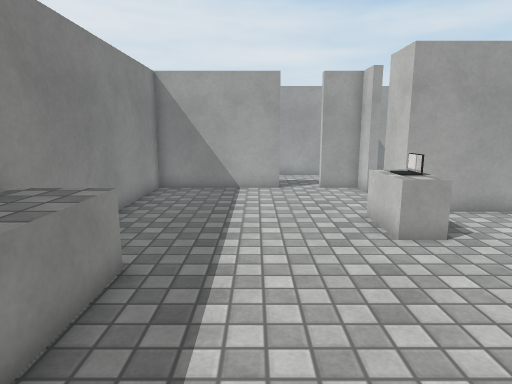
view 1 (above)

12 first-person views from a walk through a Unity game level. The camera is 1.3 m above the floor, tilts 10° down and sees 75° across. The floor is counted in squares, 0.5 m on a side. Each view is taken from the middle of a square. On the plan, view 1 faces up. The plan holds only what a view shows up to about 20 squares ahead; the rest is blank. Surface patterns are stand-ins for the level's own textures.

view 2
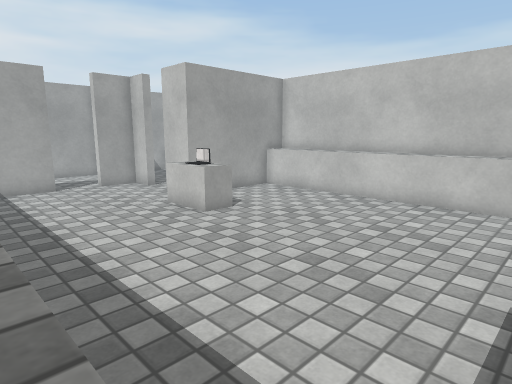

view 3
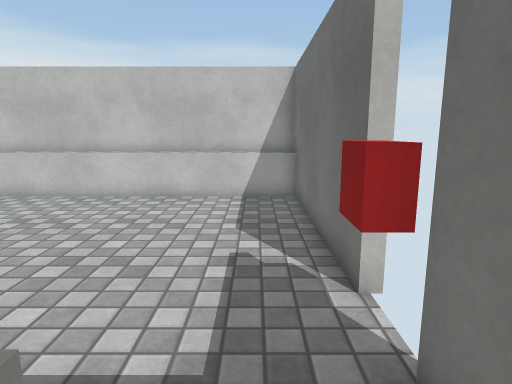

view 4
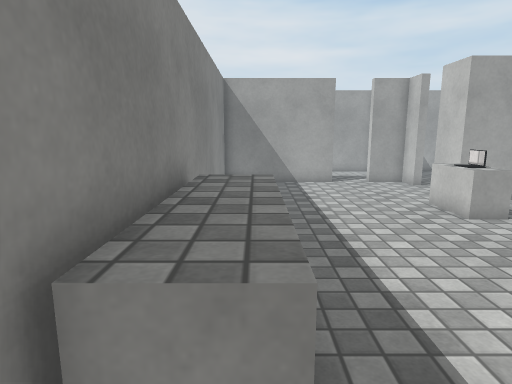

view 5
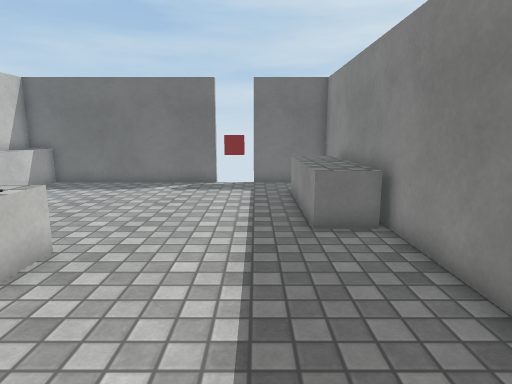

view 6
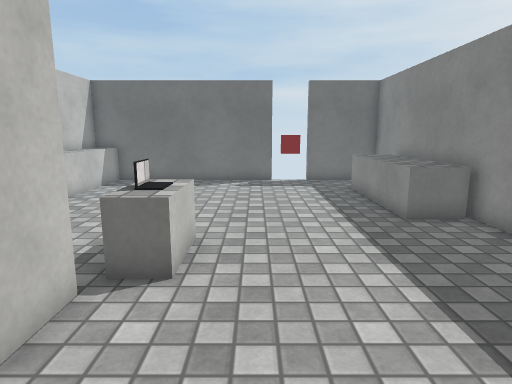

view 7
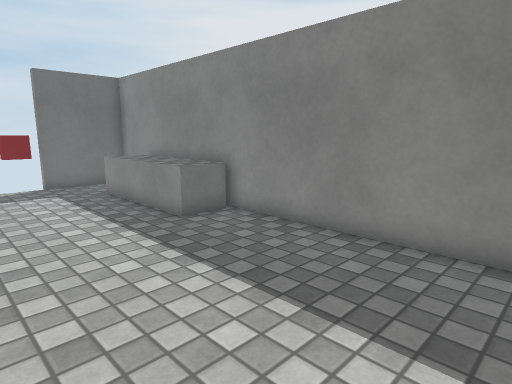

view 8
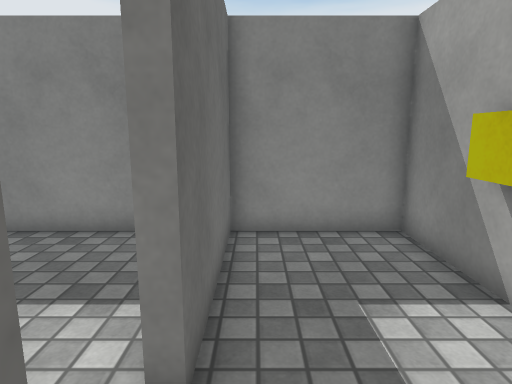

view 9
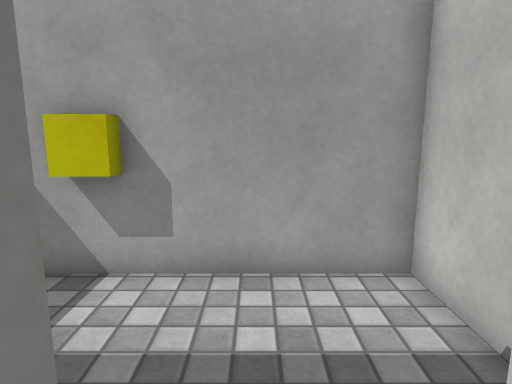

view 10
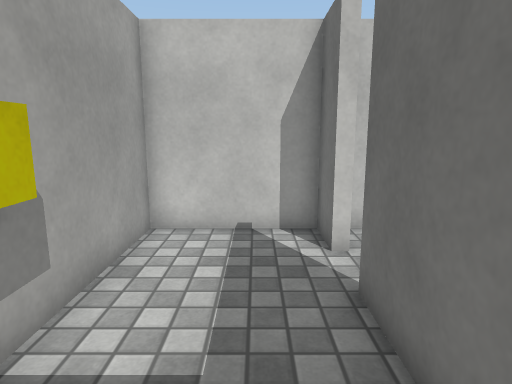

view 11
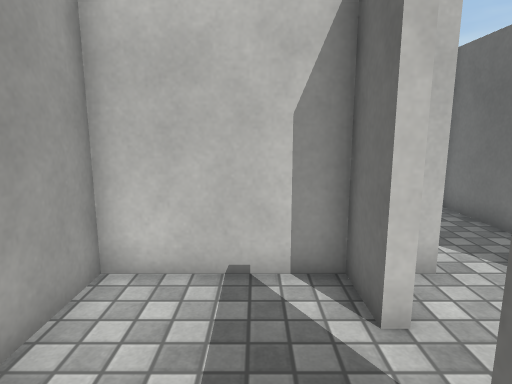

view 12
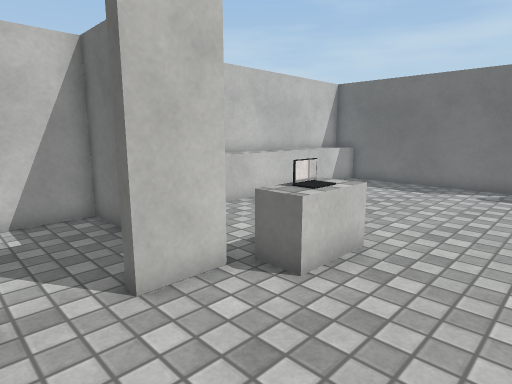

### Floor plan
Key: @ floor where view 1 was taken; # wall or solid block; x gap in a wall; . floor; ^ raised ledge; O other object.
Columns run from 5 left of view 1 to 11 right of it. Each row starts with its distance up from view 1.
 21 ####O######
 20 #...O.....#
 19 #.........#
 18 #.........#
 17 #.........#
 16 #######..##
 15 #.........#
 14 #..........
 13 #.........#
 12 #.........#
 11 #.........#######
 10 #........OO....^#
  9 #........OO....^#
  8 #........OO....^#
  7 #..............^#
  6 #^^............^#
  5 #^^............^#
  4 #^^............^#
  3 #^^............^#
  2 #^^............^#
  1 #^^............^#
  0 #^^..@.........^#
 -1 #..............^#
 -2 # ...O.........^#
 -3 ####xOx##########

Positions as (right, up) in squares from view 1, and headings:
1: (0, 0), facing up
2: (-3, -1), facing up-right
3: (-4, -1), facing right
4: (-3, -2), facing up
5: (-1, 15), facing down
6: (2, 16), facing down
7: (3, 15), facing down-left
8: (4, 17), facing left
9: (2, 15), facing up
10: (-4, 18), facing right
11: (-1, 18), facing right
12: (0, 15), facing down-right
